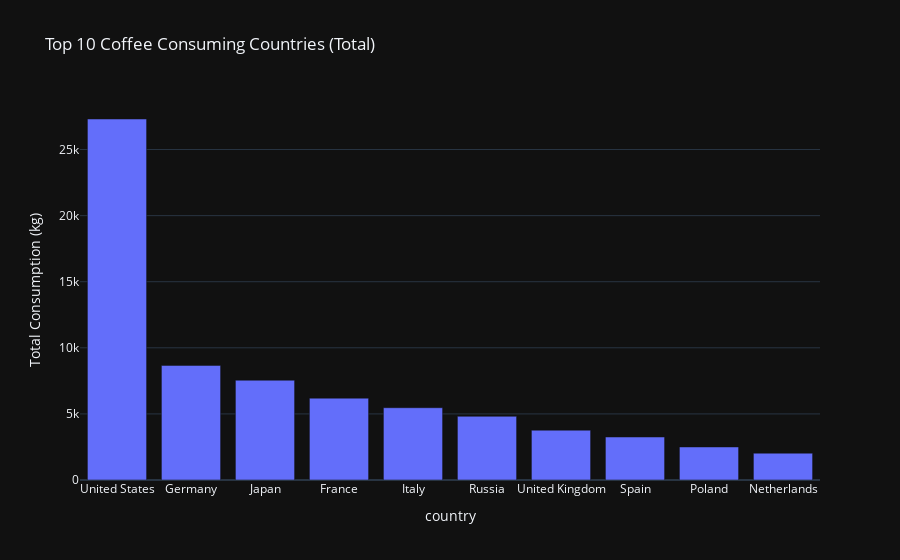
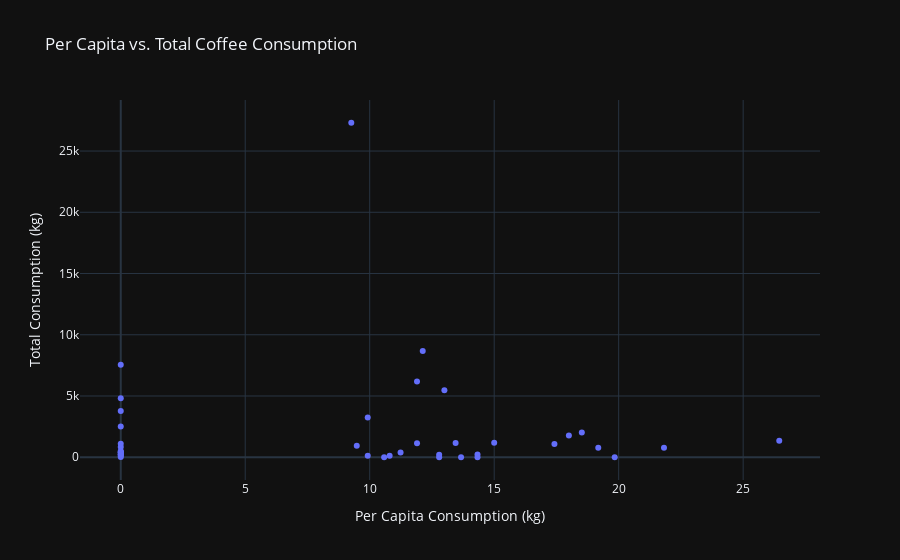

Write notebook code for charts like these, in order.
### Code cell
import pandas as pd
from src.data_processing import clean_data
from src.visualizations import plot_consumption

# 1. Load raw CSV
df = pd.read_csv('data/raw/coffee_consumption.csv')
df.head()

# 2. Clean data
df_cleaned = clean_data(df)
df_cleaned.head()  # Check columns: should now have 'total_consumption'

# 3. Visualize
plot_consumption(df_cleaned)

# 4. Top 10 coffee consuming countries
top_consumers = df_cleaned.nlargest(10, 'total_consumption')[['country', 'total_consumption']]
print("Top 10 Coffee Consuming Countries:")
print(top_consumers)

### Figure 1 — Plotly figure (JSON) as saved in the notebook; plotly's stock layout.template omitted (floating-point values rounded to 4 significant figures)
{"data": [{"hovertemplate": "country=%{x}<br>Total Consumption (kg)=%{y}<extra></extra>", "legendgroup": "", "marker": {"color": "#636efa", "pattern": {"shape": ""}}, "name": "", "orientation": "v", "showlegend": false, "textposition": "auto", "type": "bar", "x": ["United States", "Germany", "Japan", "France", "Italy", "Russia", "United Kingdom", "Spain", "Poland", "Netherlands"], "xaxis": "x", "y": [27310.0, 8670.0, 7551.0, 6192.0, 5469.0, 4820.0, 3770.0, 3253.0, 2501.0, 2030.0], "yaxis": "y"}], "layout": {"barmode": "relative", "legend": {"tracegroupgap": 0}, "title": {"text": "Top 10 Coffee Consuming Countries (Total)"}, "xaxis": {"anchor": "y", "domain": [0, 1], "title": {"text": "country"}}, "yaxis": {"anchor": "x", "domain": [0, 1], "title": {"text": "Total Consumption (kg)"}}}}

### Figure 2 — Plotly figure (JSON) as saved in the notebook; plotly's stock layout.template omitted (floating-point values rounded to 4 significant figures)
{"data": [{"hovertemplate": "Per Capita Consumption (kg)=%{x}<br>Total Consumption (kg)=%{y}<extra></extra>", "legendgroup": "", "marker": {"color": "#636efa", "symbol": "circle"}, "mode": "markers", "name": "", "orientation": "v", "showlegend": false, "type": "scatter", "x": [9.26, 12.13, 0.0, 11.9, 13.0, 0.0, 0.0, 9.92, 0.0, 18.52, 18.0, 26.45, 15.0, 13.45, 11.9, 0.0, 17.42, 9.48, 0.0, 19.18, 21.82, 0.0, 0.0, 0.0, 11.24, 0.0, 0.0, 0.0, 14.33, 12.79, 9.92, 10.8, 0.0, 0.0, 19.84, 13.67, 10.58, 14.33, 12.79], "xaxis": "x", "y": [27310.0, 8670.0, 7551.0, 6192.0, 5469.0, 4820.0, 3770.0, 3253.0, 2501.0, 2030.0, 1769.0, 1348.0, 1185.0, 1173.0, 1139.0, 1108.0, 1073.0, 931.0, 843.0, 778.0, 771.0, 508.0, 423.0, 418.0, 381.0, 370.0, 251.0, 227.0, 224.0, 204.0, 123.0, 115.0, 114.0, 23.0, 0.0, 0.0, 0.0, 0.0, 0.0], "yaxis": "y"}], "layout": {"legend": {"tracegroupgap": 0}, "title": {"text": "Per Capita vs. Total Coffee Consumption"}, "xaxis": {"anchor": "y", "domain": [0, 1], "title": {"text": "Per Capita Consumption (kg)"}}, "yaxis": {"anchor": "x", "domain": [0, 1], "title": {"text": "Total Consumption (kg)"}}}}
